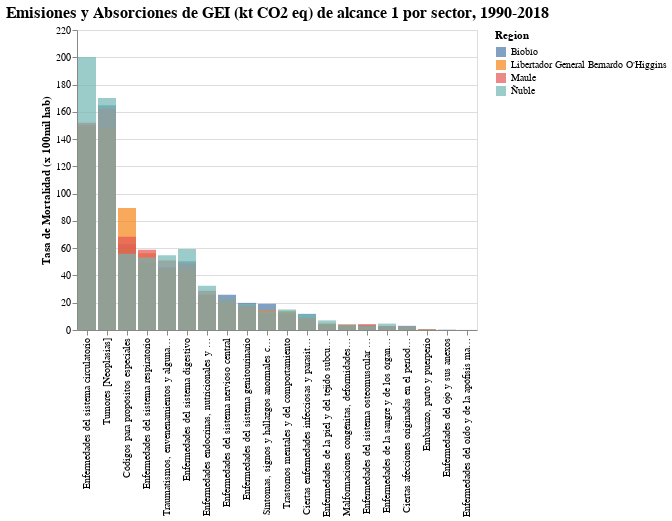

The code cell stored with this chart in its notebook:
### Markdown cell above
## Plot mortality data

### Code cell
bars = alt.Chart(deis_zona_edad_def_pop.reset_index(["Region"])).mark_bar(
    #cornerRadiusTopLeft=3,
    #cornerRadiusTopRight=3
    opacity=0.7
).encode(
    y = alt.Y('Tasa:Q',title="Tasa de Mortalidad (x 100mil hab)",stack=None),
    x = alt.X('GLOSA_CAPITULO_DIAG1:O',title="",sort=alt.EncodingSortField(field="Tasa", order="descending")),
    color='Region:N',
    #column=alt.Column('Region:O'),

).resolve_scale(
    y='independent',
    x='independent'
).properties(
    title="Emisiones y Absorciones de GEI (kt CO2 eq) de alcance 1 por sector, 1990-2018"
).configure_title(fontSize=16,anchor="middle")

#bars.save("emi_abs_macrozona_1990-2018.png",scale_factor=2.0)
bars

### Figure 1 — Vega-Lite specification as saved in the notebook (floating-point values rounded to 4 significant figures)
{"config": {"view": {"continuousWidth": 400, "continuousHeight": 300}, "title": {"anchor": "middle", "fontSize": 16}}, "data": {"name": "data-cd8a6ca8572a26a1050271461429b4db"}, "mark": {"type": "bar", "opacity": 0.7}, "encoding": {"color": {"type": "nominal", "field": "Region"}, "x": {"type": "ordinal", "field": "GLOSA_CAPITULO_DIAG1", "sort": {"field": "Tasa", "order": "descending"}, "title": ""}, "y": {"type": "quantitative", "field": "Tasa", "stack": null, "title": "Tasa de Mortalidad (x 100mil hab)"}}, "resolve": {"scale": {"x": "independent", "y": "independent"}}, "title": "Emisiones y Absorciones de GEI (kt CO2 eq) de alcance 1 por sector, 1990-2018", "$schema": "https://vega.github.io/schema/vega-lite/v4.8.1.json", "datasets": {"data-cd8a6ca8572a26a1050271461429b4db": [{"Region": "Biobío", "GLOSA_CAPITULO_DIAG1": "Ciertas afecciones originadas en el período perinatal", "defunciones": 51, "Poblacion 2020": 1663696, "Tasa": 3.065}, {"Region": "Biobío", "GLOSA_CAPITULO_DIAG1": "Ciertas enfermedades infecciosas y parasitarias", "defunciones": 197, "Poblacion 2020": 1663696, "Tasa": 11.84}, {"Region": "Biobío", "GLOSA_CAPITULO_DIAG1": "Códigos para propósitos especiales", "defunciones": 1045, "Poblacion 2020": 1663696, "Tasa": 62.81}, {"Region": "Biobío", "GLOSA_CAPITULO_DIAG1": "Embarazo, parto y puerperio", "defunciones": 6, "Poblacion 2020": 1663696, "Tasa": 0.3606}, {"Region": "Biobío", "GLOSA_CAPITULO_DIAG1": "Enfermedades de la piel y del tejido subcutáneo", "defunciones": 75, "Poblacion 2020": 1663696, "Tasa": 4.508}, {"Region": "Biobío", "GLOSA_CAPITULO_DIAG1": "Enfermedades de la sangre y de los órganos hematopoyéticos, y ciertos trastornos que afectan el mecanismo de la inmunidad ", "defunciones": 48, "Poblacion 2020": 1663696, "Tasa": 2.885}, {"Region": "Biobío", "GLOSA_CAPITULO_DIAG1": "Enfermedades del ojo y sus anexos ", "defunciones": 1, "Poblacion 2020": 1663696, "Tasa": 0.06011}, {"Region": "Biobío", "GLOSA_CAPITULO_DIAG1": "Enfermedades del oído y de la apófisis mastoides", "defunciones": 1, "Poblacion 2020": 1663696, "Tasa": 0.06011}, {"Region": "Biobío", "GLOSA_CAPITULO_DIAG1": "Enfermedades del sistema circulatorio ", "defunciones": 2475, "Poblacion 2020": 1663696, "Tasa": 148.8}, {"Region": "Biobío", "GLOSA_CAPITULO_DIAG1": "Enfermedades del sistema digestivo", "defunciones": 839, "Poblacion 2020": 1663696, "Tasa": 50.43}, {"Region": "Biobío", "GLOSA_CAPITULO_DIAG1": "Enfermedades del sistema genitourinario", "defunciones": 331, "Poblacion 2020": 1663696, "Tasa": 19.9}, {"Region": "Biobío", "GLOSA_CAPITULO_DIAG1": "Enfermedades del sistema nervioso central", "defunciones": 430, "Poblacion 2020": 1663696, "Tasa": 25.85}, {"Region": "Biobío", "GLOSA_CAPITULO_DIAG1": "Enfermedades del sistema osteomuscular y del tejido conjuntivo", "defunciones": 57, "Poblacion 2020": 1663696, "Tasa": 3.426}, {"Region": "Biobío", "GLOSA_CAPITULO_DIAG1": "Enfermedades del sistema respiratorio ", "defunciones": 815, "Poblacion 2020": 1663696, "Tasa": 48.99}, {"Region": "Biobío", "GLOSA_CAPITULO_DIAG1": "Enfermedades endocrinas, nutricionales y metabólicas", "defunciones": 428, "Poblacion 2020": 1663696, "Tasa": 25.73}, {"Region": "Biobío", "GLOSA_CAPITULO_DIAG1": "Malformaciones congénitas, deformidades y anomalías cromosómicas", "defunciones": 61, "Poblacion 2020": 1663696, "Tasa": 3.667}, {"Region": "Biobío", "GLOSA_CAPITULO_DIAG1": "Síntomas, signos y hallazgos anormales clínicos y de laboratorio, no clasificados en otra parte", "defunciones": 320, "Poblacion 2020": 1663696, "Tasa": 19.23}, {"Region": "Biobío", "GLOSA_CAPITULO_DIAG1": "Trastornos mentales y del comportamiento", "defunciones": 224, "Poblacion 2020": 1663696, "Tasa": 13.46}, {"Region": "Biobío", "GLOSA_CAPITULO_DIAG1": "Traumatismos, envenenamientos y algunas otras consecuencias de causas externas", "defunciones": 762, "Poblacion 2020": 1663696, "Tasa": 45.8}, {"Region": "Biobío", "GLOSA_CAPITULO_DIAG1": "Tumores [Neoplasias]", "defunciones": 2742, "Poblacion 2020": 1663696, "Tasa": 164.8}, {"Region": "Libertador General Bernardo O'Higgins", "GLOSA_CAPITULO_DIAG1": "Ciertas afecciones originadas en el período perinatal", "defunciones": 19, "Poblacion 2020": 991063, "Tasa": 1.917}, {"Region": "Libertador General Bernardo O'Higgins", "GLOSA_CAPITULO_DIAG1": "Ciertas enfermedades infecciosas y parasitarias", "defunciones": 87, "Poblacion 2020": 991063, "Tasa": 8.778}, {"Region": "Libertador General Bernardo O'Higgins", "GLOSA_CAPITULO_DIAG1": "Códigos para propósitos especiales", "defunciones": 886, "Poblacion 2020": 991063, "Tasa": 89.4}, {"Region": "Libertador General Bernardo O'Higgins", "GLOSA_CAPITULO_DIAG1": "Embarazo, parto y puerperio", "defunciones": 5, "Poblacion 2020": 991063, "Tasa": 0.5045}, {"Region": "Libertador General Bernardo O'Higgins", "GLOSA_CAPITULO_DIAG1": "Enfermedades de la piel y del tejido subcutáneo", "defunciones": 48, "Poblacion 2020": 991063, "Tasa": 4.843}, {"Region": "Libertador General Bernardo O'Higgins", "GLOSA_CAPITULO_DIAG1": "Enfermedades de la sangre y de los órganos hematopoyéticos, y ciertos trastornos que afectan el mecanismo de la inmunidad ", "defunciones": 26, "Poblacion 2020": 991063, "Tasa": 2.623}, {"Region": "Libertador General Bernardo O'Higgins", "GLOSA_CAPITULO_DIAG1": "Enfermedades del sistema circulatorio ", "defunciones": 1491, "Poblacion 2020": 991063, "Tasa": 150.4}, {"Region": "Libertador General Bernardo O'Higgins", "GLOSA_CAPITULO_DIAG1": "Enfermedades del sistema digestivo", "defunciones": 432, "Poblacion 2020": 991063, "Tasa": 43.59}, {"Region": "Libertador General Bernardo O'Higgins", "GLOSA_CAPITULO_DIAG1": "Enfermedades del sistema genitourinario", "defunciones": 167, "Poblacion 2020": 991063, "Tasa": 16.85}, {"Region": "Libertador General Bernardo O'Higgins", "GLOSA_CAPITULO_DIAG1": "Enfermedades del sistema nervioso central", "defunciones": 195, "Poblacion 2020": 991063, "Tasa": 19.68}, {"Region": "Libertador General Bernardo O'Higgins", "GLOSA_CAPITULO_DIAG1": "Enfermedades del sistema osteomuscular y del tejido conjuntivo", "defunciones": 33, "Poblacion 2020": 991063, "Tasa": 3.33}, {"Region": "Libertador General Bernardo O'Higgins", "GLOSA_CAPITULO_DIAG1": "Enfermedades del sistema respiratorio ", "defunciones": 557, "Poblacion 2020": 991063, "Tasa": 56.2}, {"Region": "Libertador General Bernardo O'Higgins", "GLOSA_CAPITULO_DIAG1": "Enfermedades endocrinas, nutricionales y metabólicas", "defunciones": 256, "Poblacion 2020": 991063, "Tasa": 25.83}, {"Region": "Libertador General Bernardo O'Higgins", "GLOSA_CAPITULO_DIAG1": "Malformaciones congénitas, deformidades y anomalías cromosómicas", "defunciones": 39, "Poblacion 2020": 991063, "Tasa": 3.935}, {"Region": "Libertador General Bernardo O'Higgins", "GLOSA_CAPITULO_DIAG1": "Síntomas, signos y hallazgos anormales clínicos y de laboratorio, no clasificados en otra parte", "defunciones": 142, "Poblacion 2020": 991063, "Tasa": 14.33}, {"Region": "Libertador General Bernardo O'Higgins", "GLOSA_CAPITULO_DIAG1": "Trastornos mentales y del comportamiento", "defunciones": 137, "Poblacion 2020": 991063, "Tasa": 13.82}, {"Region": "Libertador General Bernardo O'Higgins", "GLOSA_CAPITULO_DIAG1": "Traumatismos, envenenamientos y algunas otras consecuencias de causas externas", "defunciones": 442, "Poblacion 2020": 991063, "Tasa": 44.6}, {"Region": "Libertador General Bernardo O'Higgins", "GLOSA_CAPITULO_DIAG1": "Tumores [Neoplasias]", "defunciones": 1465, "Poblacion 2020": 991063, "Tasa": 147.8}, {"Region": "Maule", "GLOSA_CAPITULO_DIAG1": "Ciertas afecciones originadas en el período perinatal", "defunciones": 29, "Poblacion 2020": 1131939, "Tasa": 2.562}, {"Region": "Maule", "GLOSA_CAPITULO_DIAG1": "Ciertas enfermedades infecciosas y parasitarias", "defunciones": 99, "Poblacion 2020": 1131939, "Tasa": 8.746}, {"Region": "Maule", "GLOSA_CAPITULO_DIAG1": "Códigos para propósitos especiales", "defunciones": 774, "Poblacion 2020": 1131939, "Tasa": 68.38}, {"Region": "Maule", "GLOSA_CAPITULO_DIAG1": "Embarazo, parto y puerperio", "defunciones": 4, "Poblacion 2020": 1131939, "Tasa": 0.3534}, {"Region": "Maule", "GLOSA_CAPITULO_DIAG1": "Enfermedades de la piel y del tejido subcutáneo", "defunciones": 46, "Poblacion 2020": 1131939, "Tasa": 4.064}, {"Region": "Maule", "GLOSA_CAPITULO_DIAG1": "Enfermedades de la sangre y de los órganos hematopoyéticos, y ciertos trastornos que afectan el mecanismo de la inmunidad ", "defunciones": 32, "Poblacion 2020": 1131939, "Tasa": 2.827}, {"Region": "Maule", "GLOSA_CAPITULO_DIAG1": "Enfermedades del ojo y sus anexos ", "defunciones": 1, "Poblacion 2020": 1131939, "Tasa": 0.08834}, {"Region": "Maule", "GLOSA_CAPITULO_DIAG1": "Enfermedades del sistema circulatorio ", "defunciones": 1721, "Poblacion 2020": 1131939, "Tasa": 152.0}, {"Region": "Maule", "GLOSA_CAPITULO_DIAG1": "Enfermedades del sistema digestivo", "defunciones": 552, "Poblacion 2020": 1131939, "Tasa": 48.77}, {"Region": "Maule", "GLOSA_CAPITULO_DIAG1": "Enfermedades del sistema genitourinario", "defunciones": 201, "Poblacion 2020": 1131939, "Tasa": 17.76}, {"Region": "Maule", "GLOSA_CAPITULO_DIAG1": "Enfermedades del sistema nervioso central", "defunciones": 255, "Poblacion 2020": 1131939, "Tasa": 22.53}, {"Region": "Maule", "GLOSA_CAPITULO_DIAG1": "Enfermedades del sistema osteomuscular y del tejido conjuntivo", "defunciones": 49, "Poblacion 2020": 1131939, "Tasa": 4.329}, {"Region": "Maule", "GLOSA_CAPITULO_DIAG1": "Enfermedades del sistema respiratorio ", "defunciones": 666, "Poblacion 2020": 1131939, "Tasa": 58.84}, {"Region": "Maule", "GLOSA_CAPITULO_DIAG1": "Enfermedades endocrinas, nutricionales y metabólicas", "defunciones": 325, "Poblacion 2020": 1131939, "Tasa": 28.71}, {"Region": "Maule", "GLOSA_CAPITULO_DIAG1": "Malformaciones congénitas, deformidades y anomalías cromosómicas", "defunciones": 46, "Poblacion 2020": 1131939, "Tasa": 4.064}, {"Region": "Maule", "GLOSA_CAPITULO_DIAG1": "Síntomas, signos y hallazgos anormales clínicos y de laboratorio, no clasificados en otra parte", "defunciones": 146, "Poblacion 2020": 1131939, "Tasa": 12.9}, {"Region": "Maule", "GLOSA_CAPITULO_DIAG1": "Trastornos mentales y del comportamiento", "defunciones": 134, "Poblacion 2020": 1131939, "Tasa": 11.84}, {"Region": "Maule", "GLOSA_CAPITULO_DIAG1": "Traumatismos, envenenamientos y algunas otras consecuencias de causas externas", "defunciones": 577, "Poblacion 2020": 1131939, "Tasa": 50.97}, {"Region": "Maule", "GLOSA_CAPITULO_DIAG1": "Tumores [Neoplasias]", "defunciones": 1837, "Poblacion 2020": 1131939, "Tasa": 162.3}, {"Region": "Ñuble", "GLOSA_CAPITULO_DIAG1": "Ciertas afecciones originadas en el período perinatal", "defunciones": 14, "Poblacion 2020": 511551, "Tasa": 2.737}, {"Region": "Ñuble", "GLOSA_CAPITULO_DIAG1": "Ciertas enfermedades infecciosas y parasitarias", "defunciones": 58, "Poblacion 2020": 511551, "Tasa": 11.34}, {"Region": "Ñuble", "GLOSA_CAPITULO_DIAG1": "Códigos para propósitos especiales", "defunciones": 286, "Poblacion 2020": 511551, "Tasa": 55.91}, {"Region": "Ñuble", "GLOSA_CAPITULO_DIAG1": "Embarazo, parto y puerperio", "defunciones": 1, "Poblacion 2020": 511551, "Tasa": 0.1955}, {"Region": "Ñuble", "GLOSA_CAPITULO_DIAG1": "Enfermedades de la piel y del tejido subcutáneo", "defunciones": 36, "Poblacion 2020": 511551, "Tasa": 7.037}, {"Region": "Ñuble", "GLOSA_CAPITULO_DIAG1": "Enfermedades de la sangre y de los órganos hematopoyéticos, y ciertos trastornos que afectan el mecanismo de la inmunidad ", "defunciones": 24, "Poblacion 2020": 511551, "Tasa": 4.692}, {"Region": "Ñuble", "GLOSA_CAPITULO_DIAG1": "Enfermedades del ojo y sus anexos ", "defunciones": 1, "Poblacion 2020": 511551, "Tasa": 0.1955}, {"Region": "Ñuble", "GLOSA_CAPITULO_DIAG1": "Enfermedades del sistema circulatorio ", "defunciones": 1024, "Poblacion 2020": 511551, "Tasa": 200.2}, {"Region": "Ñuble", "GLOSA_CAPITULO_DIAG1": "Enfermedades del sistema digestivo", "defunciones": 304, "Poblacion 2020": 511551, "Tasa": 59.43}, {"Region": "Ñuble", "GLOSA_CAPITULO_DIAG1": "Enfermedades del sistema genitourinario", "defunciones": 96, "Poblacion 2020": 511551, "Tasa": 18.77}, {"Region": "Ñuble", "GLOSA_CAPITULO_DIAG1": "Enfermedades del sistema nervioso central", "defunciones": 117, "Poblacion 2020": 511551, "Tasa": 22.87}, {"Region": "Ñuble", "GLOSA_CAPITULO_DIAG1": "Enfermedades del sistema osteomuscular y del tejido conjuntivo", "defunciones": 16, "Poblacion 2020": 511551, "Tasa": 3.128}, {"Region": "Ñuble", "GLOSA_CAPITULO_DIAG1": "Enfermedades del sistema respiratorio ", "defunciones": 272, "Poblacion 2020": 511551, "Tasa": 53.17}, {"Region": "Ñuble", "GLOSA_CAPITULO_DIAG1": "Enfermedades endocrinas, nutricionales y metabólicas", "defunciones": 166, "Poblacion 2020": 511551, "Tasa": 32.45}, {"Region": "Ñuble", "GLOSA_CAPITULO_DIAG1": "Malformaciones congénitas, deformidades y anomalías cromosómicas", "defunciones": 19, "Poblacion 2020": 511551, "Tasa": 3.714}, {"Region": "Ñuble", "GLOSA_CAPITULO_DIAG1": "Síntomas, signos y hallazgos anormales clínicos y de laboratorio, no clasificados en otra parte", "defunciones": 68, "Poblacion 2020": 511551, "Tasa": 13.29}, {"Region": "Ñuble", "GLOSA_CAPITULO_DIAG1": "Trastornos mentales y del comportamiento", "defunciones": 77, "Poblacion 2020": 511551, "Tasa": 15.05}, {"Region": "Ñuble", "GLOSA_CAPITULO_DIAG1": "Traumatismos, envenenamientos y algunas otras consecuencias de causas externas", "defunciones": 280, "Poblacion 2020": 511551, "Tasa": 54.74}, {"Region": "Ñuble", "GLOSA_CAPITULO_DIAG1": "Tumores [Neoplasias]", "defunciones": 870, "Poblacion 2020": 511551, "Tasa": 170.1}]}}
